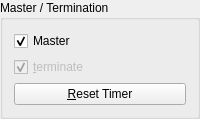
        <widget class="Q3GroupBox" name="groupBox30">
         <property name="toolTip">
          <string/>
         </property>
         <property name="title">
          <string>Master / Termination</string>
         </property>
         <layout class="QGridLayout">
          <item row="0" column="0">
           <widget class="QCheckBox" name="master">
            <property name="text">
             <string>Master</string>
            </property>
            <property name="shortcut">
             <string/>
            </property>
            <property name="checked">
             <bool>true</bool>
            </property>
           </widget>
          </item>
          <item row="2" column="0">
           <widget class="QPushButton" name="resetTimer">
            <property name="toolTip">
             <string>reset master clock</string>
            </property>
            <property name="text">
             <string>&amp;Reset Timer</string>
            </property>
            <property name="shortcut">
             <string>Alt+R</string>
            </property>
           </widget>
          </item>
          <item row="1" column="0">
           <widget class="QCheckBox" name="terminate">
            <property name="enabled">
             <bool>false</bool>
            </property>
            <property name="text">
             <string>&amp;terminate</string>
            </property>
            <property name="shortcut">
             <string>Alt+T</string>
            </property>
            <property name="checked">
             <bool>true</bool>
            </property>
           </widget>
          </item>
         </layout>
        </widget>
